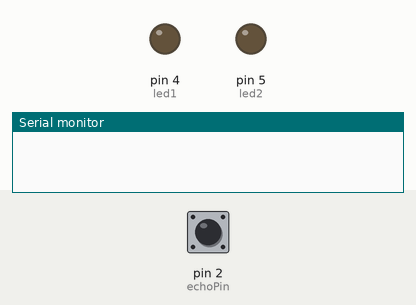
Simulated run of this sketch. Board: Arduino Uno, built with avr-gcc and run on an emulated ATmega328P. Shown: output pins drawn as LEDs (lit = HIGH), the last lines printed to the serial monitor. The test bench sets the inputs (shaded band); at power-on: pin 2 (echoPin) LOW. Pins used as bus, display or sensor lines are not drawn.

Above: at 1.2 s.
1.3 s: pin 2 (echoPin) pulsed HIGH 5 times (0.12 s each, 0.3 s apart)
At 2.9 s:
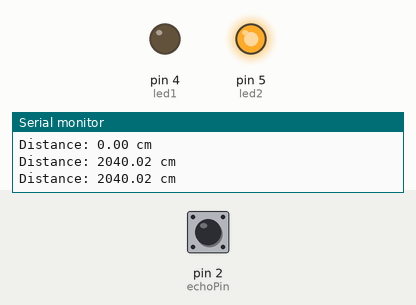
At 4.5 s:
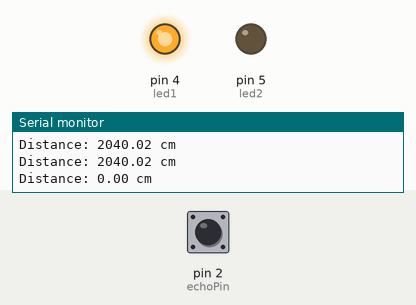
Timing chart, 0 to 6.0 s (numbered marks = the images above; inputs shaded):
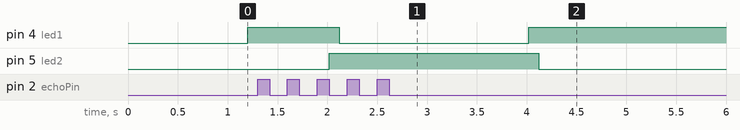

Measured:
- after the input at 1.3 s, pin 4 (led1): HIGH → LOW after 0.82 s, → HIGH 1.9 s later; pin 5 (led2): LOW → HIGH after 0.72 s, → LOW 2.1 s later

The sketch:

Ultrasonic_wave_sensor.ino
```cpp
// C++ code
//
int echoPin = 2;
int trigPin = 3;
int led1 = 4;
int led2 = 5;

float duration;
float distance;
void setup()
{
  pinMode(trigPin, OUTPUT);
  pinMode(echoPin, INPUT);
  pinMode(led1, OUTPUT);
  pinMode(led2, OUTPUT);
  Serial.begin(9600);
}

void loop()
{
  //Clears the trigPin condition
  digitalWrite(trigPin, LOW);
  delay(100);

  //Set the trigPin HIGH (ACTIVE) for 10 seconds
  digitalWrite(trigPin, HIGH);
  delay(100);
  digitalWrite(trigPin, LOW);


  duration = pulseIn(echoPin, HIGH);

    //Calculating the distance
  distance = duration * 0.034 / 2;
  if (distance < 10){
    digitalWrite(led1, HIGH);
    delay(100);
    digitalWrite(led2, LOW);
    delay(100);
  }
  else if(distance > 20){
    digitalWrite(led2, HIGH);
    delay(100);
    digitalWrite(led1, LOW);
    delay(100);
  }
  else{
    digitalWrite(led1, LOW);
    digitalWrite(led2, LOW);
  }
  //Displays the distance on the Serial monitor
  Serial.print("Distance: ");
  Serial.print(distance);
  Serial.println(" cm");
}
```
